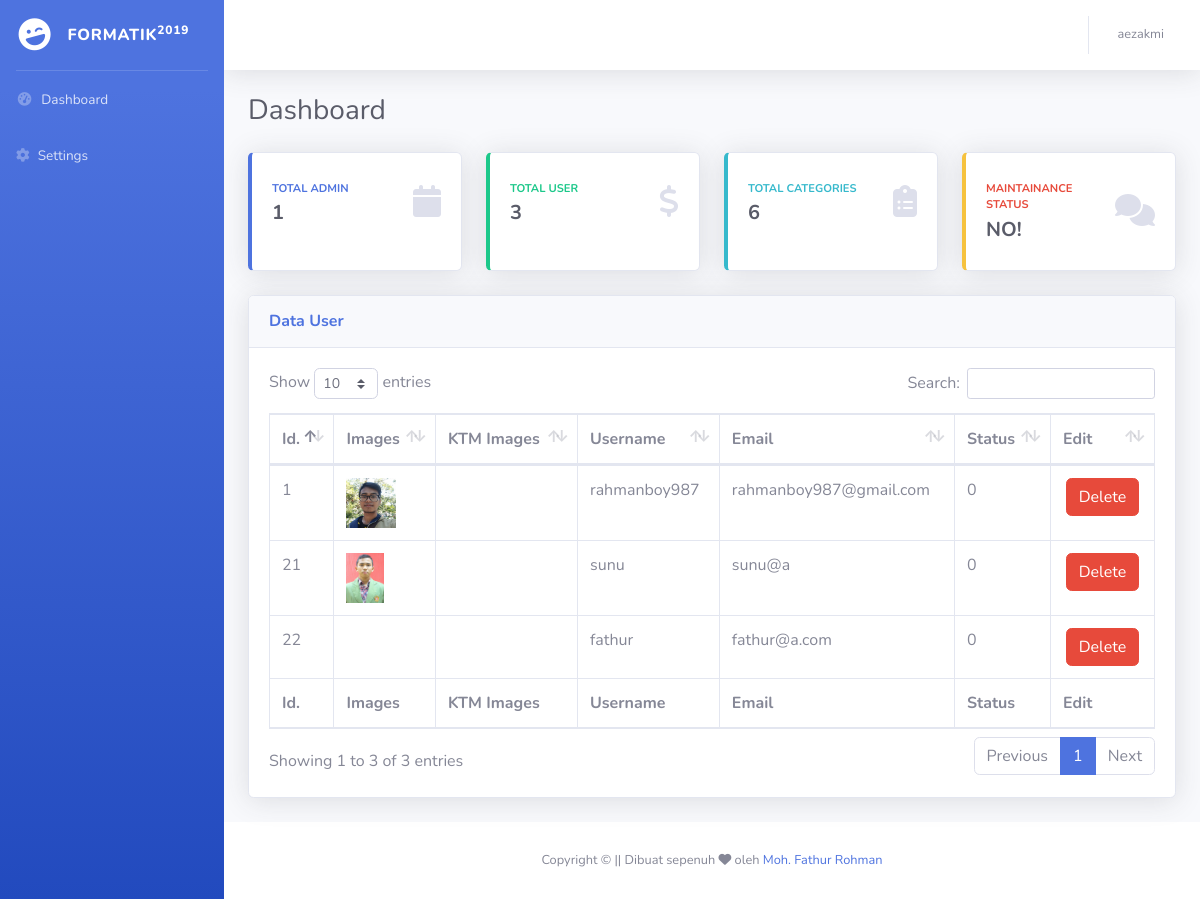
The app's page /baguvix/dashboard.php (signed in), older data.
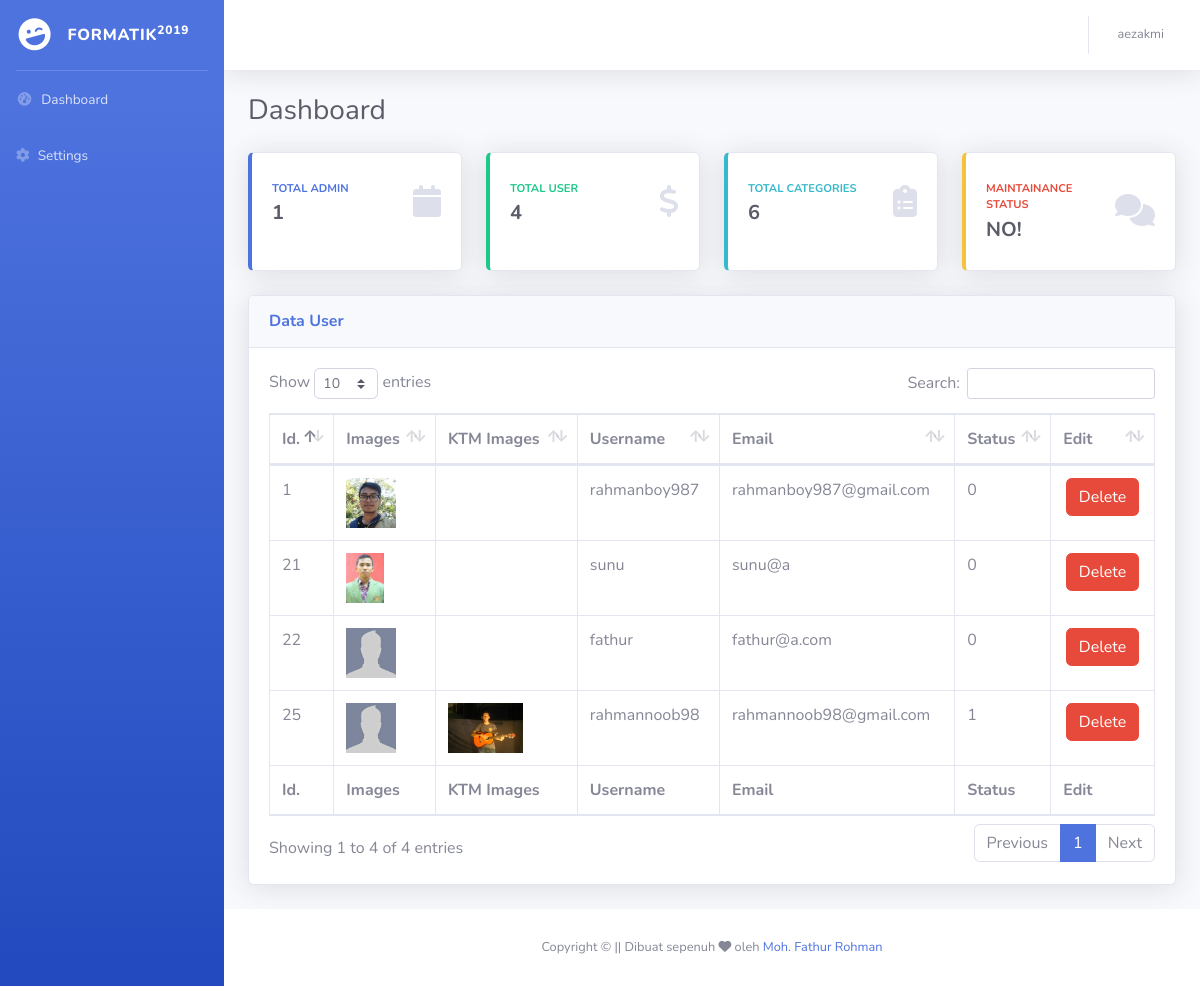
The same page, newer data.
### tables this page shows
CREATE TABLE `user` (
  `id` int(11) NOT NULL,
  `full_name` varchar(64) NOT NULL,
  `username` varchar(16) NOT NULL,
  `npm` int(11) NOT NULL,
  `komunitas` varchar(64) NOT NULL,
  `email` varchar(32) NOT NULL,
  `password` varchar(32) NOT NULL,
  `img_profile` varchar(255) NOT NULL DEFAULT 'no_pic.jpg',
  `img_verification` varchar(255) NOT NULL,
  `status` tinyint(1) NOT NULL
);

### baguvix/config.php (called while the page is built, shortened)
<?php
function base_url($url = null)
{
    $base_url = "http://localhost/formatik/baguvix";
    if ($url != null) {
        return $base_url . "/" . $url;
    } else {
        return $base_url;
    }
}
function very_base_url($url = null)
{
    $base_url = "http://localhost/formatik";
    if ($url != null) {
        return $base_url . "/" . $url;
    } else {
        return $base_url;
    }
}

### baguvix/dashboard.php (the view, shortened to what this page needs)
<?php
include "config.php";
if (!isset($_SESSION['admin'])) {
  echo "<script>window.location='" . base_url() . "';</script>";
} else {
  $sql_settings = mysqli_query($con, "SELECT * FROM setting");
  while ($settings = mysqli_fetch_array($sql_settings)) {
    $toogle_maintainance = $settings['toogle_maintainance'];
  };
  $sql_total_admin = mysqli_query($con, "SELECT * FROM admin");
  $total_admin = mysqli_num_rows($sql_total_admin);
  $sql_total_user = mysqli_query($con, "SELECT * FROM user");
  $total_user = mysqli_num_rows($sql_total_user);
  $sql_total_kategori = mysqli_query($con, "SELECT * FROM kategori");
  $total_kategori = mysqli_num_rows($sql_total_kategori);
  ?>
  <!DOCTYPE html>
  <html lang="en">
  <head>
    <link href="<?= base_url() ?>/css/sb-admin-2.min.css" rel="stylesheet">
    <link href="<?= base_url() ?>/css/dataTables.bootstrap4.min.css" rel="stylesheet">
  </head>
  <body id="page-top">
    <div id="wrapper">
      <?php include "_include/sidebar.php" ?>
      <div id="content-wrapper" class="d-flex flex-column">
        <div id="content">
          <?php include "_include/navbar.php" ?>
          <div class="container-fluid">
            <div class="d-sm-flex align-items-center justify-content-between mb-4">
              <h1 class="h3 mb-0 text-gray-800">Dashboard</h1>
            </div>
            <div class="row">
              <div class="col-xl-3 col-md-6 mb-4">
                <div class="card border-left-primary shadow h-100 py-2">
                  <div class="card-body">
                    <div class="row no-gutters align-items-center">
                      <div class="col mr-2">
                        <div class="text-xs font-weight-bold text-primary text-uppercase mb-1">Total Admin</div>
                        <div class="h5 mb-0 font-weight-bold text-gray-800"><?= $total_admin ?></div>
                      </div>
                      <div class="col-auto">
                        <i class="fas fa-calendar fa-2x text-gray-300"></i>
                      </div>
                    </div>
                  </div>
                </div>
              </div>
              <div class="col-xl-3 col-md-6 mb-4">
                <div class="card border-left-success shadow h-100 py-2">
                  <div class="card-body">
                    <div class="row no-gutters align-items-center">
                      <div class="col mr-2">
                        <div class="text-xs font-weight-bold text-success text-uppercase mb-1">Total User</div>
                        <div class="h5 mb-0 font-weight-bold text-gray-800"><?= $total_user ?></div>
                      </div>
                      <div class="col-auto">
                        <i class="fas fa-dollar-sign fa-2x text-gray-300"></i>
                      </div>
                    </div>
                  </div>
                </div>
              </div>
              <div class="col-xl-3 col-md-6 mb-4">
                <div class="card border-left-info shadow h-100 py-2">
                  <div class="card-body">
                    <div class="row no-gutters align-items-center">
                      <div class="col mr-2">
                        <div class="text-xs font-weight-bold text-info text-uppercase mb-1">Total Categories</div>
                        <div class="h5 mb-0 mr-3 font-weight-bold text-gray-800"><?= $total_kategori ?></div>
                      </div>
                      <div class="col-auto">
                        <i class="fas fa-clipboard-list fa-2x text-gray-300"></i>
                      </div>
                    </div>
                  </div>
                </div>
              </div>
              <div class="col-xl-3 col-md-6 mb-4">
                <div class="card border-left-warning shadow h-100 py-2">
                  <div class="card-body">
                    <div class="row no-gutters align-items-center">
                      <div class="col mr-2">
                        <div class="text-xs font-weight-bold text-danger text-uppercase mb-1">Maintainance Status</div>
                        <div class="h5 mb-0 font-weight-bold text-gray-800"><?php if ($toogle_maintainance == 0) {
                                                                                echo "NO!";
                                                                              } else if ($toogle_maintainance == 1) {
                                                                                echo "YES!";
                                                                              }; ?>
                        </div>
                      </div>
                      <div class="col-auto">
                        <i class="fas fa-comments fa-2x text-gray-300"></i>
                      </div>
                    </div>
                  </div>
                </div>
              </div>
            </div>
            <div class="card shadow mb-4">
              <div class="card-header py-3">
                <h6 class="m-0 font-weight-bold text-primary">Data User</h6>
              </div>
              <div class="card-body">
                <div class="table-responsive">
                  <table class="table table-bordered" id="dataTable" width="100%" cellspacing="0">
                    <thead>
                      <tr>
                        <th>Id. </th>
                        <th>Images</th>
                        <th>KTM Images</th>
                        <th>Username</th>
                        <th>Email</th>
                        <th>Status</th>
                        <th>Edit</th>
                      </tr>
                    </thead>
                    <tfoot>
                      <tr>
                        <th>Id. </th>
                        <th>Images</th>
                        <th>KTM Images</th>
                        <th>Username</th>
                        <th>Email</th>
                        <th>Status</th>
                        <th>Edit</th>
                      </tr>
                    </tfoot>
                    <tbody>
                      <?php
                        $sql_mhs = mysqli_query($con, "SELECT * FROM user") or die(mysqli_error($con, ""));
                        if (mysqli_num_rows($sql_mhs) > 0) {
                          while ($data = mysqli_fetch_array($sql_mhs)) { ?>
                          <tr>
                            <td><?= $data['id'] ?></td>
                            <td>
                              <?php if ($data['img_profile'] != null) { ?>
                                <img src="<?= very_base_url() ?>/images/profile/<?= $data['img_profile'] ?>" alt="" height="50">
                              <?php } ?>
                            </td>
                            <td>
                              <?php if ($data['img_verification'] != null) {  ?>
                                <img src="<?= very_base_url() ?>/images/img_verification/<?= $data['img_verification'] ?>" alt="" height="50">
                              <?php } ?>
                            </td>
                            <td><?= $data['username'] ?></td>
                            <td><?= $data['email'] ?></td>
                            <td><?= $data['status'] ?></td>
                            <td class="text-center">
                              <a href="#" onclick="del<?= $data['id'] ?>()" class="btn btn-danger">Delete</a>
                            </td>
                          </tr>
                      <?php };
                        } ?>
                    </tbody>
                  </table>
                </div>
              </div>
            </div>
          </div>
        </div>
        <?php include "_include/footer.php" ?>
      </div>
    </div>
  </body>
  </html>
<?php } ?>

### baguvix/_include/sidebar.php
<ul class="navbar-nav bg-gradient-primary sidebar sidebar-dark accordion" id="accordionSidebar">
    <a class="sidebar-brand d-flex align-items-center justify-content-center" href="<?= base_url() ?>">
        <div class="sidebar-brand-icon rotate-n-15">
            <i class="fas fa-laugh-wink"></i>
        </div>
        <div class="sidebar-brand-text mx-3">FORMATIK<sup>2019</sup></div>
    </a>
    <hr class="sidebar-divider my-0">
    <li class="nav-item">
        <a class="nav-link" href="<?= base_url() ?>">
            <i class="fas fa-fw fa-tachometer-alt"></i>
            <span>Dashboard</span></a>
        <a class="nav-link" href="<?= base_url() ?>/settings.php">
            <i class="fas fa-cog"></i>
            <span>Settings</span></a>
    </li>
</ul>

### baguvix/_include/navbar.php (shortened to what this page needs)
<nav class="navbar navbar-expand navbar-light bg-white topbar mb-4 static-top shadow">
    <ul class="navbar-nav ml-auto">
        <li class="nav-item dropdown no-arrow">
            <a class="nav-link dropdown-toggle" href="#" id="userDropdown" role="button" data-toggle="dropdown" aria-haspopup="true" aria-expanded="false">
                <span class="mr-2 d-none d-lg-inline text-gray-600 small"><?= $_SESSION['admin'] ?></span>
            </a>
        </li>
    </ul>
</nav>

### baguvix/_include/footer.php
<footer class="sticky-footer bg-white">
    <div class="container my-auto">
        <div class="copyright text-center my-auto">
            <span>Copyright &copy; || Dibuat sepenuh <i class="fas fa-heart"></i> oleh <a href="https://rahmanboy987.github.io/">Moh. Fathur Rohman</a></span>
        </div>
    </div>
</footer>

Row changes from the older to the newer data that the page shows:
changed user "fathur": img_profile: picture added
added user: id "25", img_profile (placeholder picture), img_verification (picture), username "rahmannoob98", email "rahmannoob98@gmail.com", status "1"
Text that changed along with them:
$total_user: "3" → "4"
text written by a page script: "Show entries Search: Showing 1 to 3 of 3 entries Previous 1 Next" → "Show entries Search: Showing 1 to 4 of 4 entries Previous 1 Next"
